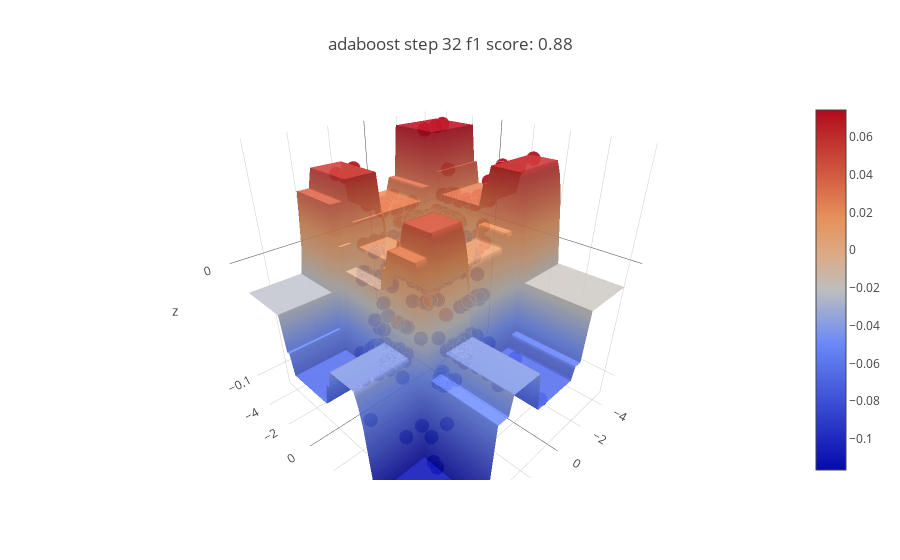

Write notebook code for a chart like this one.
### Markdown cell above
每次运行\_\_next\_\_函数, 都会新增加一个弱分类器, 并对当前的强分类器的分类边界进行可视化

### Code cell
A.__next__(plot=True, plot_mode="3d")

### Figure 1 — Plotly figure (JSON) as saved in the notebook; plotly's stock layout.template omitted (floating-point values rounded to 4 significant figures; data arrays with more than 128 entries replaced by an {"elided": "..."} marker saying what was removed)
{"data": [{"marker": {"color": {"elided": "500 int values"}, "line": {"color": "rgb(204, 204, 204)", "width": 1}, "opacity": 0.9, "size": 5, "symbol": "circle"}, "mode": "markers", "type": "scatter3d", "x": {"elided": "500 float values"}, "y": {"elided": "500 float values"}, "z": {"elided": "500 float values"}}, {"opacity": 0.9, "type": "surface", "x": {"elided": "64x59 float values"}, "y": {"elided": "64x59 float values"}, "z": {"elided": "64x59 float values"}}], "layout": {"scene": {"camera": {"center": {"x": 0, "y": 0, "z": 0}, "eye": {"x": 1, "y": 1, "z": 0.8}, "up": {"x": 0, "y": 0, "z": 1}}}, "title": "adaboost step 32 f1 score: 0.88"}}
